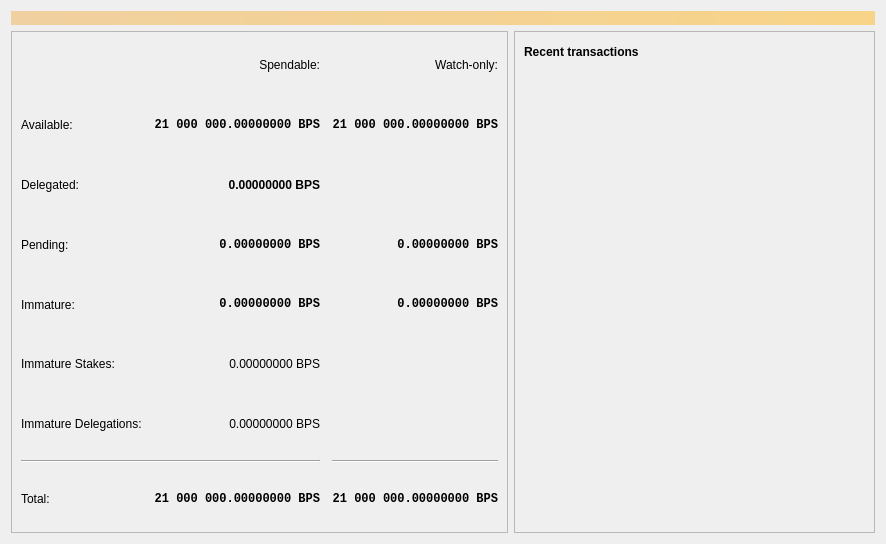
<?xml version="1.0" encoding="UTF-8"?>
<ui version="4.0">
 <class>OverviewPage</class>
 <widget class="QWidget" name="OverviewPage">
  <property name="geometry">
   <rect>
    <x>0</x>
    <y>0</y>
    <width>886</width>
    <height>544</height>
   </rect>
  </property>
  <property name="windowTitle">
   <string>Form</string>
  </property>
  <property name="styleSheet">
   <string notr="true">background-image: url(:/icons/966C);</string>
  </property>
  <layout class="QVBoxLayout" name="topLayout">
   <item>
    <widget class="QLabel" name="labelAlerts">
     <property name="visible">
      <bool>false</bool>
     </property>
     <property name="styleSheet">
      <string notr="true">QLabel { background-color: qlineargradient(x1: 0, y1: 0, x2: 1, y2: 0, stop:0 #F0D0A0, stop:1 #F8D488); color:#000000; }</string>
     </property>
     <property name="wordWrap">
      <bool>true</bool>
     </property>
     <property name="margin">
      <number>3</number>
     </property>
     <property name="textInteractionFlags">
      <set>Qt::TextSelectableByMouse</set>
     </property>
    </widget>
   </item>
   <item>
    <layout class="QHBoxLayout" name="horizontalLayout" stretch="1,1">
     <item>
      <layout class="QVBoxLayout" name="verticalLayout_2">
       <item>
        <widget class="QFrame" name="frame">
         <property name="frameShape">
          <enum>QFrame::StyledPanel</enum>
         </property>
         <property name="frameShadow">
          <enum>QFrame::Raised</enum>
         </property>
         <layout class="QVBoxLayout" name="verticalLayout_4">
          <item>
           <layout class="QGridLayout" name="gridLayout">
            <property name="spacing">
             <number>12</number>
            </property>
            <item row="3" column="2">
             <widget class="QLabel" name="labelWatchPending">
              <property name="font">
               <font>
                <family>Monospace</family>
                <bold>true</bold>
               </font>
              </property>
              <property name="cursor">
               <cursorShape>IBeamCursor</cursorShape>
              </property>
              <property name="toolTip">
               <string>Unconfirmed transactions to watch-only addresses</string>
              </property>
              <property name="text">
               <string notr="true">0.00000000 BPS</string>
              </property>
              <property name="alignment">
               <set>Qt::AlignRight|Qt::AlignTrailing|Qt::AlignVCenter</set>
              </property>
              <property name="textInteractionFlags">
               <set>Qt::LinksAccessibleByMouse|Qt::TextSelectableByKeyboard|Qt::TextSelectableByMouse</set>
              </property>
             </widget>
            </item>
            <item row="3" column="1">
             <widget class="QLabel" name="labelUnconfirmed">
              <property name="font">
               <font>
                <family>Monospace</family>
                <bold>true</bold>
               </font>
              </property>
              <property name="cursor">
               <cursorShape>IBeamCursor</cursorShape>
              </property>
              <property name="toolTip">
               <string>Total of transactions that have yet to be confirmed, and do not yet count toward the spendable balance</string>
              </property>
              <property name="text">
               <string notr="true">0.00000000 BPS</string>
              </property>
              <property name="alignment">
               <set>Qt::AlignRight|Qt::AlignTrailing|Qt::AlignVCenter</set>
              </property>
              <property name="textInteractionFlags">
               <set>Qt::LinksAccessibleByMouse|Qt::TextSelectableByKeyboard|Qt::TextSelectableByMouse</set>
              </property>
             </widget>
            </item>
            <item row="4" column="2">
             <widget class="QLabel" name="labelWatchImmature">
              <property name="font">
               <font>
                <family>Monospace</family>
                <bold>true</bold>
               </font>
              </property>
              <property name="cursor">
               <cursorShape>IBeamCursor</cursorShape>
              </property>
              <property name="toolTip">
               <string>Mined balance in watch-only addresses that has not yet matured</string>
              </property>
              <property name="text">
               <string notr="true">0.00000000 BPS</string>
              </property>
              <property name="alignment">
               <set>Qt::AlignRight|Qt::AlignTrailing|Qt::AlignVCenter</set>
              </property>
              <property name="textInteractionFlags">
               <set>Qt::LinksAccessibleByMouse|Qt::TextSelectableByKeyboard|Qt::TextSelectableByMouse</set>
              </property>
             </widget>
            </item>
            <item row="7" column="0" colspan="2">
             <widget class="Line" name="line">
              <property name="orientation">
               <enum>Qt::Horizontal</enum>
              </property>
             </widget>
            </item>
            <item row="7" column="2">
             <widget class="Line" name="lineWatchBalance">
              <property name="sizePolicy">
               <sizepolicy hsizetype="Preferred" vsizetype="Fixed">
                <horstretch>0</horstretch>
                <verstretch>0</verstretch>
               </sizepolicy>
              </property>
              <property name="minimumSize">
               <size>
                <width>140</width>
                <height>0</height>
               </size>
              </property>
              <property name="orientation">
               <enum>Qt::Horizontal</enum>
              </property>
             </widget>
            </item>
            <item row="8" column="0">
             <widget class="QLabel" name="labelTotalText">
              <property name="text">
               <string>Total:</string>
              </property>
             </widget>
            </item>
            <item row="4" column="1">
             <widget class="QLabel" name="labelImmature">
              <property name="font">
               <font>
                <family>Monospace</family>
                <bold>true</bold>
               </font>
              </property>
              <property name="cursor">
               <cursorShape>IBeamCursor</cursorShape>
              </property>
              <property name="toolTip">
               <string>Mined balance that has not yet matured</string>
              </property>
              <property name="text">
               <string notr="true">0.00000000 BPS</string>
              </property>
              <property name="alignment">
               <set>Qt::AlignRight|Qt::AlignTrailing|Qt::AlignVCenter</set>
              </property>
              <property name="textInteractionFlags">
               <set>Qt::LinksAccessibleByMouse|Qt::TextSelectableByKeyboard|Qt::TextSelectableByMouse</set>
              </property>
             </widget>
            </item>
            <item row="3" column="3">
             <spacer name="horizontalSpacer_2">
              <property name="orientation">
               <enum>Qt::Horizontal</enum>
              </property>
              <property name="sizeHint" stdset="0">
               <size>
                <width>40</width>
                <height>20</height>
               </size>
              </property>
             </spacer>
            </item>
            <item row="4" column="0">
             <widget class="QLabel" name="labelImmatureText">
              <property name="text">
               <string>Immature:</string>
              </property>
             </widget>
            </item>
            <item row="5" column="1">
             <widget class="QLabel" name="labelStake">
              <property name="font">
               <font/>
              </property>
              <property name="cursor">
               <cursorShape>IBeamCursor</cursorShape>
              </property>
              <property name="toolTip">
               <string>Stake</string>
              </property>
              <property name="text">
               <string notr="true">0.00000000 BPS</string>
              </property>
              <property name="alignment">
               <set>Qt::AlignRight|Qt::AlignTrailing|Qt::AlignVCenter</set>
              </property>
              <property name="textInteractionFlags">
               <set>Qt::LinksAccessibleByMouse|Qt::TextSelectableByKeyboard|Qt::TextSelectableByMouse</set>
              </property>
             </widget>
            </item>
            <item row="5" column="3">
             <spacer name="horizontalSpacer_4">
              <property name="orientation">
               <enum>Qt::Horizontal</enum>
              </property>
              <property name="sizeHint" stdset="0">
               <size>
                <width>40</width>
                <height>20</height>
               </size>
              </property>
             </spacer>
            </item>
            <item row="5" column="0">
             <widget class="QLabel" name="labelStakeText">
              <property name="text">
               <string>Immature Stakes:</string>
              </property>
             </widget>
            </item>
            <item row="6" column="1">
             <widget class="QLabel" name="labelImmatureDelegated">
              <property name="font">
               <font/>
              </property>
              <property name="cursor">
               <cursorShape>IBeamCursor</cursorShape>
              </property>
              <property name="toolTip">
               <string>Immature Delegations</string>
              </property>
              <property name="text">
               <string notr="true">0.00000000 BPS</string>
              </property>
              <property name="alignment">
               <set>Qt::AlignRight|Qt::AlignTrailing|Qt::AlignVCenter</set>
              </property>
              <property name="textInteractionFlags">
               <set>Qt::LinksAccessibleByMouse|Qt::TextSelectableByKeyboard|Qt::TextSelectableByMouse</set>
              </property>
             </widget>
            </item>
            <item row="6" column="3">
             <spacer name="horizontalSpacer_6">
              <property name="orientation">
               <enum>Qt::Horizontal</enum>
              </property>
              <property name="sizeHint" stdset="0">
               <size>
                <width>40</width>
                <height>20</height>
               </size>
              </property>
             </spacer>
            </item>
            <item row="6" column="0">
             <widget class="QLabel" name="labelImmatureDelegatedText">
              <property name="text">
               <string>Immature Delegations:</string>
              </property>
             </widget>
            </item>
            <item row="2" column="1">
             <widget class="QLabel" name="labelDelegated">
              <property name="font">
               <font>
                <bold>true</bold>
               </font>
              </property>
              <property name="cursor">
               <cursorShape>IBeamCursor</cursorShape>
              </property>
              <property name="toolTip">
               <string>Delegated</string>
              </property>
              <property name="text">
               <string notr="true">0.00000000 BPS</string>
              </property>
              <property name="alignment">
               <set>Qt::AlignRight|Qt::AlignTrailing|Qt::AlignVCenter</set>
              </property>
              <property name="textInteractionFlags">
               <set>Qt::LinksAccessibleByMouse|Qt::TextSelectableByKeyboard|Qt::TextSelectableByMouse</set>
              </property>
             </widget>
            </item>
            <item row="2" column="3">
             <spacer name="horizontalSpacer_5">
              <property name="orientation">
               <enum>Qt::Horizontal</enum>
              </property>
              <property name="sizeHint" stdset="0">
               <size>
                <width>40</width>
                <height>20</height>
               </size>
              </property>
             </spacer>
            </item>
            <item row="2" column="0">
             <widget class="QLabel" name="labelDelegatedText">
              <property name="text">
               <string>Delegated:</string>
              </property>
             </widget>
            </item>
            <item row="8" column="1">
             <widget class="QLabel" name="labelTotal">
              <property name="font">
               <font>
                <family>Monospace</family>
                <bold>true</bold>
               </font>
              </property>
              <property name="cursor">
               <cursorShape>IBeamCursor</cursorShape>
              </property>
              <property name="toolTip">
               <string>Your current total balance</string>
              </property>
              <property name="text">
               <string notr="true">21 000 000.00000000 BPS</string>
              </property>
              <property name="alignment">
               <set>Qt::AlignRight|Qt::AlignTrailing|Qt::AlignVCenter</set>
              </property>
              <property name="textInteractionFlags">
               <set>Qt::LinksAccessibleByMouse|Qt::TextSelectableByKeyboard|Qt::TextSelectableByMouse</set>
              </property>
             </widget>
            </item>
            <item row="8" column="2">
             <widget class="QLabel" name="labelWatchTotal">
              <property name="font">
               <font>
                <family>Monospace</family>
                <bold>true</bold>
               </font>
              </property>
              <property name="cursor">
               <cursorShape>IBeamCursor</cursorShape>
              </property>
              <property name="toolTip">
               <string>Current total balance in watch-only addresses</string>
              </property>
              <property name="text">
               <string notr="true">21 000 000.00000000 BPS</string>
              </property>
              <property name="alignment">
               <set>Qt::AlignRight|Qt::AlignTrailing|Qt::AlignVCenter</set>
              </property>
              <property name="textInteractionFlags">
               <set>Qt::LinksAccessibleByMouse|Qt::TextSelectableByKeyboard|Qt::TextSelectableByMouse</set>
              </property>
             </widget>
            </item>
            <item row="0" column="2">
             <widget class="QLabel" name="labelWatchonly">
              <property name="text">
               <string>Watch-only:</string>
              </property>
              <property name="alignment">
               <set>Qt::AlignRight|Qt::AlignTrailing|Qt::AlignVCenter</set>
              </property>
             </widget>
            </item>
            <item row="1" column="0">
             <widget class="QLabel" name="labelBalanceText">
              <property name="text">
               <string>Available:</string>
              </property>
             </widget>
            </item>
            <item row="1" column="1">
             <widget class="QLabel" name="labelBalance">
              <property name="font">
               <font>
                <family>Monospace</family>
                <bold>true</bold>
               </font>
              </property>
              <property name="cursor">
               <cursorShape>IBeamCursor</cursorShape>
              </property>
              <property name="toolTip">
               <string>Your current spendable balance</string>
              </property>
              <property name="text">
               <string notr="true">21 000 000.00000000 BPS</string>
              </property>
              <property name="alignment">
               <set>Qt::AlignRight|Qt::AlignTrailing|Qt::AlignVCenter</set>
              </property>
              <property name="textInteractionFlags">
               <set>Qt::LinksAccessibleByMouse|Qt::TextSelectableByKeyboard|Qt::TextSelectableByMouse</set>
              </property>
             </widget>
            </item>
            <item row="1" column="2">
             <widget class="QLabel" name="labelWatchAvailable">
              <property name="font">
               <font>
                <family>Monospace</family>
                <bold>true</bold>
               </font>
              </property>
              <property name="cursor">
               <cursorShape>IBeamCursor</cursorShape>
              </property>
              <property name="toolTip">
               <string>Your current balance in watch-only addresses</string>
              </property>
              <property name="text">
               <string notr="true">21 000 000.00000000 BPS</string>
              </property>
              <property name="alignment">
               <set>Qt::AlignRight|Qt::AlignTrailing|Qt::AlignVCenter</set>
              </property>
              <property name="textInteractionFlags">
               <set>Qt::LinksAccessibleByMouse|Qt::TextSelectableByKeyboard|Qt::TextSelectableByMouse</set>
              </property>
             </widget>
            </item>
            <item row="3" column="0">
             <widget class="QLabel" name="labelPendingText">
              <property name="text">
               <string>Pending:</string>
              </property>
             </widget>
            </item>
            <item row="0" column="1">
             <widget class="QLabel" name="labelSpendable">
              <property name="text">
               <string>Spendable:</string>
              </property>
              <property name="alignment">
               <set>Qt::AlignRight|Qt::AlignTrailing|Qt::AlignVCenter</set>
              </property>
             </widget>
            </item>
           </layout>
          </item>
         </layout>
        </widget>
       </item>
      </layout>
     </item>
     <item>
      <layout class="QVBoxLayout" name="verticalLayout_3">
       <item>
        <widget class="QFrame" name="frame_2">
         <property name="frameShape">
          <enum>QFrame::StyledPanel</enum>
         </property>
         <property name="frameShadow">
          <enum>QFrame::Raised</enum>
         </property>
         <layout class="QVBoxLayout" name="verticalLayout">
          <item>
           <layout class="QHBoxLayout" name="horizontalLayout_2">
            <item>
             <widget class="QLabel" name="label_4">
              <property name="font">
               <font>
                <bold>true</bold>
               </font>
              </property>
              <property name="text">
               <string>Recent transactions</string>
              </property>
             </widget>
            </item>
            <item>
             <widget class="QPushButton" name="labelTransactionsStatus">
              <property name="enabled">
               <bool>true</bool>
              </property>
              <property name="maximumSize">
               <size>
                <width>30</width>
                <height>16777215</height>
               </size>
              </property>
              <property name="toolTip">
               <string>The displayed information may be out of date. Your wallet automatically synchronizes with the Bitcoin network after a connection is established, but this process has not completed yet.</string>
              </property>
              <property name="text">
               <string/>
              </property>
              <property name="icon">
               <iconset resource="../bitcoin.qrc">
                <normaloff>:/icons/warning</normaloff>
                <disabledoff>:/icons/warning</disabledoff>:/icons/warning</iconset>
              </property>
              <property name="iconSize">
               <size>
                <width>24</width>
                <height>24</height>
               </size>
              </property>
              <property name="flat">
               <bool>true</bool>
              </property>
             </widget>
            </item>
            <item>
             <spacer name="horizontalSpacer">
              <property name="orientation">
               <enum>Qt::Horizontal</enum>
              </property>
              <property name="sizeHint" stdset="0">
               <size>
                <width>40</width>
                <height>20</height>
               </size>
              </property>
             </spacer>
            </item>
           </layout>
          </item>
          <item>
           <widget class="QListView" name="listTransactions">
            <property name="styleSheet">
             <string notr="true">QListView { background: transparent; }</string>
            </property>
            <property name="frameShape">
             <enum>QFrame::NoFrame</enum>
            </property>
            <property name="verticalScrollBarPolicy">
             <enum>Qt::ScrollBarAlwaysOff</enum>
            </property>
            <property name="horizontalScrollBarPolicy">
             <enum>Qt::ScrollBarAlwaysOff</enum>
            </property>
            <property name="selectionMode">
             <enum>QAbstractItemView::NoSelection</enum>
            </property>
           </widget>
          </item>
          <item>
           <spacer name="verticalSpacer_2">
            <property name="orientation">
             <enum>Qt::Vertical</enum>
            </property>
            <property name="sizeHint" stdset="0">
             <size>
              <width>20</width>
              <height>40</height>
             </size>
            </property>
           </spacer>
          </item>
         </layout>
        </widget>
       </item>
      </layout>
     </item>
    </layout>
   </item>
  </layout>
 </widget>
 <resources>
  <include location="../bitcoin.qrc"/>
 </resources>
 <connections/>
</ui>
